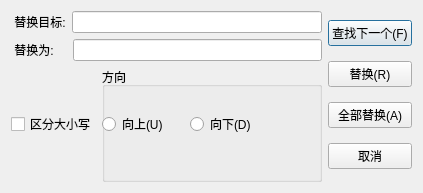
<?xml version="1.0" encoding="UTF-8"?>
<ui version="4.0">
 <class>ReplaceDialog</class>
 <widget class="QDialog" name="ReplaceDialog">
  <property name="geometry">
   <rect>
    <x>0</x>
    <y>0</y>
    <width>423</width>
    <height>193</height>
   </rect>
  </property>
  <property name="windowTitle">
   <string>替换</string>
  </property>
  <layout class="QHBoxLayout" name="horizontalLayout_5">
   <item>
    <layout class="QVBoxLayout" name="verticalLayout_3">
     <item>
      <layout class="QVBoxLayout" name="verticalLayout_2">
       <item>
        <layout class="QHBoxLayout" name="horizontalLayout">
         <item>
          <widget class="QLabel" name="label_2">
           <property name="text">
            <string> 替换目标:</string>
           </property>
          </widget>
         </item>
         <item>
          <widget class="QLineEdit" name="searchText_2"/>
         </item>
        </layout>
       </item>
       <item>
        <layout class="QHBoxLayout" name="horizontalLayout_2">
         <item>
          <widget class="QLabel" name="label">
           <property name="text">
            <string> 替换为:    </string>
           </property>
          </widget>
         </item>
         <item>
          <widget class="QLineEdit" name="searchText"/>
         </item>
        </layout>
       </item>
      </layout>
     </item>
     <item>
      <layout class="QHBoxLayout" name="horizontalLayout_4">
       <item>
        <widget class="QCheckBox" name="cbCaseSensetive">
         <property name="sizePolicy">
          <sizepolicy hsizetype="Fixed" vsizetype="Fixed">
           <horstretch>0</horstretch>
           <verstretch>0</verstretch>
          </sizepolicy>
         </property>
         <property name="text">
          <string>区分大小写</string>
         </property>
        </widget>
       </item>
       <item>
        <widget class="QGroupBox" name="groupBox">
         <property name="sizePolicy">
          <sizepolicy hsizetype="Minimum" vsizetype="Preferred">
           <horstretch>0</horstretch>
           <verstretch>0</verstretch>
          </sizepolicy>
         </property>
         <property name="title">
          <string>方向</string>
         </property>
         <widget class="QWidget" name="layoutWidget">
          <property name="geometry">
           <rect>
            <x>0</x>
            <y>44</y>
            <width>169</width>
            <height>27</height>
           </rect>
          </property>
          <layout class="QHBoxLayout" name="horizontalLayout_3">
           <item>
            <widget class="QRadioButton" name="rbUp">
             <property name="text">
              <string>向上(U)</string>
             </property>
            </widget>
           </item>
           <item>
            <widget class="QRadioButton" name="rbDown">
             <property name="text">
              <string>向下(D)</string>
             </property>
            </widget>
           </item>
          </layout>
         </widget>
        </widget>
       </item>
      </layout>
     </item>
    </layout>
   </item>
   <item>
    <layout class="QVBoxLayout" name="verticalLayout">
     <item>
      <widget class="QPushButton" name="btnFindNext">
       <property name="text">
        <string>查找下一个(F)</string>
       </property>
      </widget>
     </item>
     <item>
      <widget class="QPushButton" name="btnReplace">
       <property name="text">
        <string>替换(R)</string>
       </property>
      </widget>
     </item>
     <item>
      <widget class="QPushButton" name="btnReplaceAll">
       <property name="text">
        <string>全部替换(A)</string>
       </property>
      </widget>
     </item>
     <item>
      <widget class="QPushButton" name="btnCancel">
       <property name="text">
        <string>取消</string>
       </property>
      </widget>
     </item>
    </layout>
   </item>
  </layout>
 </widget>
 <resources/>
 <connections/>
</ui>
